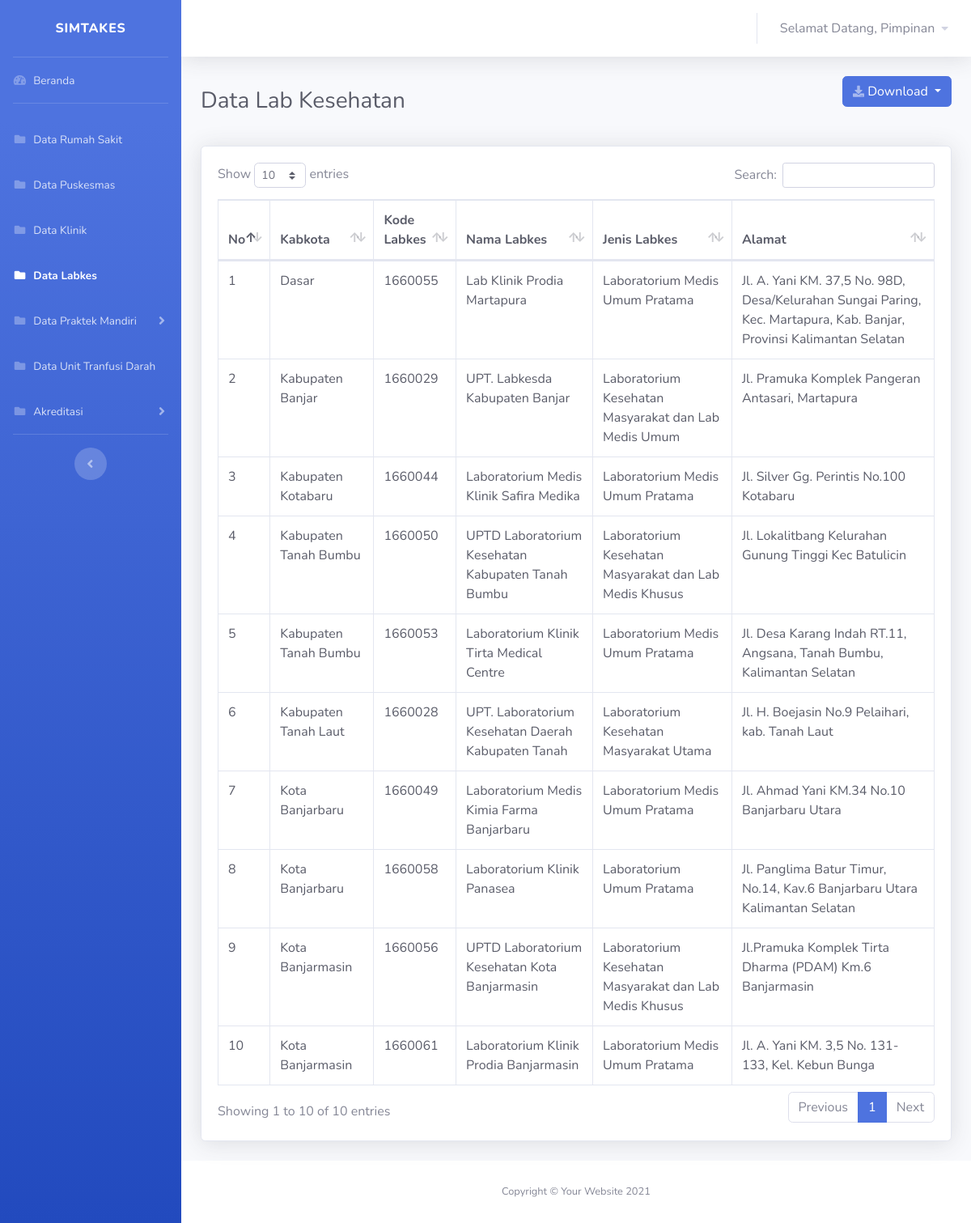
The page /views/pimpinan/labkes/labkes.php (signed in) on the database its author committed.
### tables this page shows
CREATE TABLE `user` (
  `id_user` int(11) NOT NULL,
  `username` varchar(30) NOT NULL,
  `nama` varchar(100) NOT NULL,
  `password` varchar(30) NOT NULL,
  `id_role` int(11) NOT NULL
);

CREATE TABLE `data_labkes` (
  `idx` int(11) NOT NULL,
  `kabkota` varchar(50) NOT NULL,
  `kodelabkes` varchar(50) NOT NULL,
  `namalabkes` varchar(50) NOT NULL,
  `jenislabkes` varchar(100) NOT NULL,
  `alamat` varchar(255) NOT NULL
);

### koneksi.php (called while the page is built, shortened)
<?php
$koneksi = mysqli_connect("localhost", "root", "", "simtakes") or die(mysqli_error($koneksi));
$username = $_SESSION['username'];
$id_role = $_SESSION['id_role'];
function query($query)
{
    global $koneksi;
    $result = mysqli_query($koneksi, $query);
    $rows = [];
    while ($row = mysqli_fetch_assoc($result)) {
        $rows[] = $row;
    }
    return $rows;
}
?>

### views/pimpinan/labkes/labkes.php (the view, shortened to what this page needs)
<?php
require '../../../koneksi.php';
$labkes = query("SELECT * FROM data_labkes ORDER BY kabkota");
?>
<!DOCTYPE html>
<html lang="en">
<head>
    <link href="../../../vendor/fontawesome-free/css/all.min.css" rel="stylesheet" type="text/css">
    <link href="../../../css/sb-admin-2.min.css" rel="stylesheet">
    <link href="../../../vendor/datatables/dataTables.bootstrap4.min.css" rel="stylesheet">
</head>
<body id="page-top">
    <div id="wrapper">
        <ul class="navbar-nav bg-gradient-primary sidebar sidebar-dark accordion" id="accordionSidebar">
            <a class="sidebar-brand d-flex align-items-center justify-content-center" href="dashboard.php">
                <div class="sidebar-brand-text mx-3">SIMTAKES</div>
            </a>
            <hr class="sidebar-divider my-0">
            <li class="nav-item ">
                <a class="nav-link" href="../dashboard.php">
                    <i class="fas fa-fw fa-tachometer-alt"></i>
                    <span>Beranda</span></a>
            </li>
            <hr class="sidebar-divider">
            <li class="nav-item">
                <a class="nav-link" href="../rumahsakit/rumahsakit.php">
                <i class="fas fa-fw fa-folder"></i>
                    <span>Data Rumah Sakit</span></a>
            </li>
            <li class="nav-item ">
                <a class="nav-link " href="../puskesmas/puskesmas.php" >
                    <i class="fas fa-fw fa-folder"></i>
                    <span>Data Puskesmas</span>
                </a>
            </li>
            <li class="nav-item ">
                <a class="nav-link " href="../klinik/klinik.php" >
                    <i class="fas fa-fw fa-folder"></i>
                    <span>Data Klinik</span>
                </a>
            </li>
            <li class="nav-item active">
                <a class="nav-link " href="" >
                    <i class="fas fa-fw fa-folder"></i>
                    <span>Data Labkes</span>
                </a>
            </li>
            <li class="nav-item">
                <a class="nav-link collapsed" href="#" data-toggle="collapse" data-target="#collapsePages"
                    aria-expanded="true" aria-controls="collapsePages">
                    <i class="fas fa-fw fa-folder"></i>
                    <span>Data Praktek Mandiri</span>
                </a>
            </li>
            <li class="nav-item">
                <a class="nav-link" href="../transfusidarah/transfusidarah.php">
                <i class="fas fa-fw fa-folder"></i>
                    <span>Data Unit Tranfusi Darah</span></a>
            </li>
            <li class="nav-item">
                <a class="nav-link collapsed" href="#" data-toggle="collapse" data-target="#collapseAkreditasi"
                    aria-expanded="true" aria-controls="collapseAkreditasi">
                    <i class="fas fa-fw fa-folder"></i>
                    <span>Akreditasi</span>
                </a>
            </li>
            <hr class="sidebar-divider d-none d-md-block">
            <div class="text-center d-none d-md-inline">
                <button class="rounded-circle border-0" id="sidebarToggle"></button>
            </div>
        </ul>
        <div id="content-wrapper" class="d-flex flex-column">
            <div id="content">
                <nav class="navbar navbar-expand navbar-light bg-white topbar mb-4 static-top shadow">
                    <ul class="navbar-nav ml-auto">
                        <li class="nav-item dropdown no-arrow">
                            <a class="nav-link dropdown-toggle" href="#" id="userDropdown" role="button"
                                data-toggle="dropdown" aria-haspopup="true" aria-expanded="false">
                                <span class="mr-2 d-none d-lg-inline text-gray-600">Selamat Datang,
                                <?php $index = mysqli_query($koneksi,"SELECT nama from user where username='$username' AND id_role = '$id_role'");
                                $row = mysqli_fetch_array($index);
                                if ($row && $row["nama"] == !'') {
                                echo $row['nama'];
                                }else
                                {
                                echo "no class";
                                }
                                ?>
                                </span>
                                    <i class="fas fa-caret-down fa-sm"></i>
                            </a>
                        </li>
                    </ul>
                </nav>
                <div class="container-fluid">
                    <div class="d-sm-flex align-items-center justify-content-between mb-4">
                        <h1 class="h3 mb-0 text-gray-800">Data Lab Kesehatan</h1>
                        <div class="d-sm-flex align-items-center justify-content-between mb-4">
                            <div class="btn-group">
                                <button type="button" class="btn btn-primary dropdown-toggle " data-toggle="dropdown" aria-haspopup="true" aria-expanded="false"><i
                                    class="fas fa-download fa-sm text-white-50"></i>
                                    Download
                                </button>
                            </div>
                        </div>
                    </div>
                        <div class="card shadow mb-4">
                            <div class="card-body">
                                <div class="table-responsive">
                                    <table class="table table-bordered text-dark" id="dataTable" width="100%" cellspacing="0">
                                        <thead>
                                            <tr>
                                            <th>No</th>
                                            <th>Kabkota</th>
                                            <th>Kode Labkes</th>
                                            <th>Nama Labkes</th>
                                            <th>Jenis Labkes</th>
                                            <th>Alamat</th>
                                            </tr>
                                        </thead>
                                        <tbody>
                                            <?php $no = 1; ?>
                                            <?php foreach ($labkes as $data_labkes) : ?>
                                            <tr>
                                                <td><?= $no++ ?></td>
                                                <td><?= $data_labkes['kabkota'] ?></td>
                                                <td><?= $data_labkes['kodelabkes'] ?></td>
                                                <td><?= $data_labkes['namalabkes'] ?></td>
                                                <td><?= $data_labkes['jenislabkes'] ?></td>
                                                <td><?= $data_labkes['alamat'] ?></td>
                                            </tr>
                                            <?php endforeach ?>
                                        </tbody>
                                    </table>
                                </div>
                            </div>
                        </div>
                </div>
            </div>
            <footer class="sticky-footer bg-white">
                <div class="container my-auto">
                    <div class="copyright text-center my-auto">
                        <span>Copyright &copy; Your Website 2021</span>
                    </div>
                </div>
            </footer>
        </div>
    </div>
</body>
</html>

### rows shown on the page
user: nama "Pimpinan"
data_labkes: kabkota "Dasar", kodelabkes "1660055", namalabkes "Lab Klinik Prodia Martapura", jenislabkes "Laboratorium Medis Umum Pratama", alamat "Jl. A. Yani KM. 37,5 No. 98D, Desa/Kelurahan Sungai Paring, Kec. Martapura, Kab. Banjar, Provinsi Kalimantan Selatan"
data_labkes: kabkota "Kabupaten Banjar", kodelabkes "1660029", namalabkes "UPT. Labkesda Kabupaten Banjar", jenislabkes "Laboratorium Kesehatan Masyarakat dan Lab Medis Umum", alamat "Jl. Pramuka Komplek Pangeran Antasari, Martapura"
data_labkes: kabkota "Kabupaten Kotabaru", kodelabkes "1660044", namalabkes "Laboratorium Medis Klinik Safira Medika", jenislabkes "Laboratorium Medis Umum Pratama", alamat "Jl. Silver Gg. Perintis No.100 Kotabaru"
data_labkes: kabkota "Kabupaten Tanah Bumbu", kodelabkes "1660050", namalabkes "UPTD Laboratorium Kesehatan Kabupaten Tanah Bumbu", jenislabkes "Laboratorium Kesehatan Masyarakat dan Lab Medis Khusus", alamat "Jl. Lokalitbang Kelurahan Gunung Tinggi Kec Batulicin"
data_labkes: kabkota "Kabupaten Tanah Bumbu", kodelabkes "1660053", namalabkes "Laboratorium Klinik Tirta Medical Centre", jenislabkes "Laboratorium Medis Umum Pratama", alamat "Jl. Desa Karang Indah RT.11, Angsana, Tanah Bumbu, Kalimantan Selatan"
data_labkes: kabkota "Kabupaten Tanah Laut", kodelabkes "1660028", namalabkes "UPT. Laboratorium Kesehatan Daerah Kabupaten Tanah", jenislabkes "Laboratorium Kesehatan Masyarakat Utama", alamat "Jl. H. Boejasin No.9 Pelaihari, kab. Tanah Laut"
data_labkes: kabkota "Kota Banjarbaru", kodelabkes "1660049", namalabkes "Laboratorium Medis Kimia Farma Banjarbaru", jenislabkes "Laboratorium Medis Umum Pratama", alamat "Jl. Ahmad Yani KM.34 No.10 Banjarbaru Utara"
data_labkes: kabkota "Kota Banjarbaru", kodelabkes "1660058", namalabkes "Laboratorium Klinik Panasea", jenislabkes "Laboratorium Umum Pratama", alamat "Jl. Panglima Batur Timur, No.14, Kav.6 Banjarbaru Utara Kalimantan Selatan"
data_labkes: kabkota "Kota Banjarmasin", kodelabkes "1660056", namalabkes "UPTD Laboratorium Kesehatan Kota Banjarmasin", jenislabkes "Laboratorium Kesehatan Masyarakat dan Lab Medis Khusus", alamat "Jl.Pramuka Komplek Tirta Dharma (PDAM) Km.6 Banjarmasin"
data_labkes: kabkota "Kota Banjarmasin", kodelabkes "1660061", namalabkes "Laboratorium Klinik Prodia Banjarmasin", jenislabkes "Laboratorium Medis Umum Pratama", alamat "Jl. A. Yani KM. 3,5 No. 131-133, Kel. Kebun Bunga"
